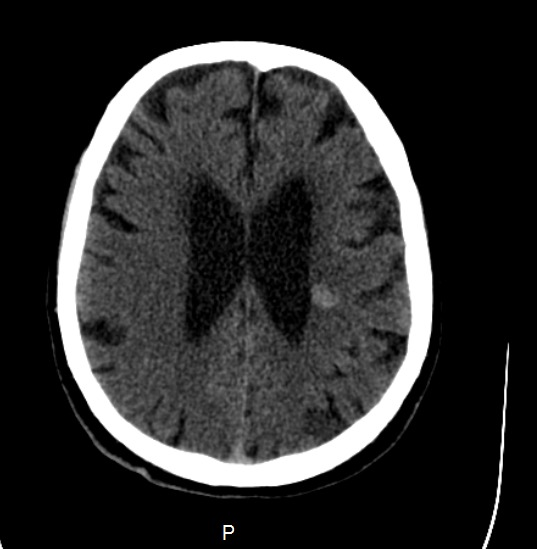
#> input picture Intensity-level slicing/beyin.jpg, 537 x 549 px
$ python 'Intensity-level slicing.py'
#> lines starting #> are read from the running program, lines starting #| are printed output that depends on the picture; after the words box and inside, x2 and y2 are one past the last pixel; in counts of white or black regions, pixels touching at a corner belong together
import cv2
import numpy as np

image = cv2.imread('beyin.jpg')
#> image is the input picture: shape (549, 537, 3); mean B, G, R 45.5, 45.5, 45.5

if image is None:
    exit()

gray_image = cv2.cvtColor(image, cv2.COLOR_BGR2GRAY)

lower_bound = 100
upper_bound = 200

sliced_image = np.zeros_like(gray_image)
sliced_image[(gray_image >= lower_bound) & (gray_image <= upper_bound)] = 255

cv2.imshow('Original Image', image)
cv2.imshow('Intensity-Level Slicing', sliced_image)
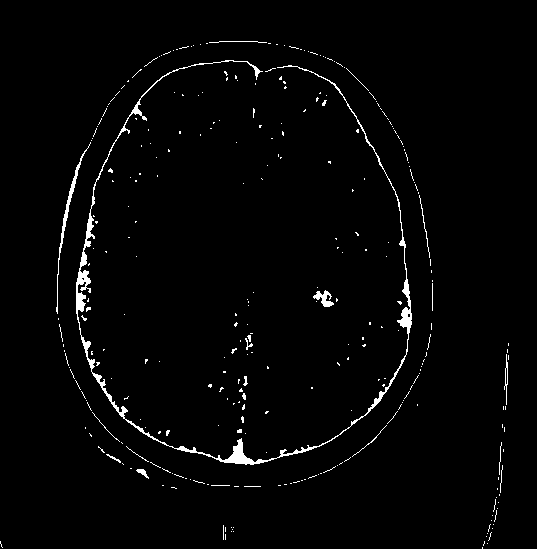
#> window 'Intensity-Level Slicing': shape (549, 537); 2% white; 304 white regions (286 under 20 px), largest, box (x1, y1, x2, y2) and area: (76, 60, 412, 465) 3317, (56, 142, 91, 314) 386, (313, 290, 334, 307) 169

cv2.waitKey(0)
cv2.destroyAllWindows()
